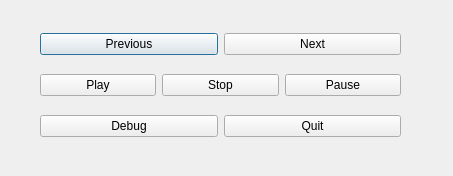
<?xml version="1.0" encoding="UTF-8"?>
<ui version="4.0">
 <class>DebugWindow</class>
 <widget class="QDialog" name="DebugWindow">
  <property name="geometry">
   <rect>
    <x>0</x>
    <y>0</y>
    <width>453</width>
    <height>176</height>
   </rect>
  </property>
  <property name="windowTitle">
   <string>DebugWindow</string>
  </property>
  <property name="autoFillBackground">
   <bool>false</bool>
  </property>
  <widget class="QWidget" name="layoutWidget">
   <property name="geometry">
    <rect>
     <x>40</x>
     <y>20</y>
     <width>361</width>
     <height>131</height>
    </rect>
   </property>
   <layout class="QVBoxLayout" name="verticalLayout">
    <item>
     <layout class="QHBoxLayout" name="horizontalLayout">
      <item>
       <widget class="QPushButton" name="cmdPrevious">
        <property name="text">
         <string>Previous</string>
        </property>
        <property name="icon">
         <iconset resource="debug.qrc">
          <normaloff>:/icons/controls_chapter_previous.svg</normaloff>:/icons/controls_chapter_previous.svg</iconset>
        </property>
       </widget>
      </item>
      <item>
       <widget class="QPushButton" name="cmdNext">
        <property name="text">
         <string>Next</string>
        </property>
        <property name="icon">
         <iconset resource="debug.qrc">
          <normaloff>:/icons/controls_chapter_next.svg</normaloff>:/icons/controls_chapter_next.svg</iconset>
        </property>
       </widget>
      </item>
     </layout>
    </item>
    <item>
     <layout class="QHBoxLayout" name="horizontalLayout_3">
      <item>
       <widget class="QPushButton" name="cmdPlay">
        <property name="text">
         <string>Play</string>
        </property>
        <property name="icon">
         <iconset resource="debug.qrc">
          <normaloff>:/icons/controls_play.svg</normaloff>:/icons/controls_play.svg</iconset>
        </property>
       </widget>
      </item>
      <item>
       <widget class="QPushButton" name="cmdStop">
        <property name="text">
         <string>Stop</string>
        </property>
        <property name="icon">
         <iconset resource="debug.qrc">
          <normaloff>:/icons/controls_stop.svg</normaloff>:/icons/controls_stop.svg</iconset>
        </property>
       </widget>
      </item>
      <item>
       <widget class="QPushButton" name="cmdPause">
        <property name="text">
         <string>Pause</string>
        </property>
        <property name="icon">
         <iconset resource="debug.qrc">
          <normaloff>:/icons/controls_pause.svg</normaloff>:/icons/controls_pause.svg</iconset>
        </property>
       </widget>
      </item>
     </layout>
    </item>
    <item>
     <layout class="QHBoxLayout" name="horizontalLayout_2">
      <item>
       <widget class="QPushButton" name="cmdDebug">
        <property name="text">
         <string>Debug</string>
        </property>
        <property name="icon">
         <iconset resource="debug.qrc">
          <normaloff>:/icons/book_text.svg</normaloff>:/icons/book_text.svg</iconset>
        </property>
       </widget>
      </item>
      <item>
       <widget class="QPushButton" name="cmdQuit">
        <property name="text">
         <string>Quit</string>
        </property>
        <property name="icon">
         <iconset resource="debug.qrc">
          <normaloff>:/icons/controls_eject.svg</normaloff>:/icons/controls_eject.svg</iconset>
        </property>
       </widget>
      </item>
     </layout>
    </item>
   </layout>
  </widget>
 </widget>
 <resources>
  <include location="debug.qrc"/>
 </resources>
 <connections/>
</ui>
